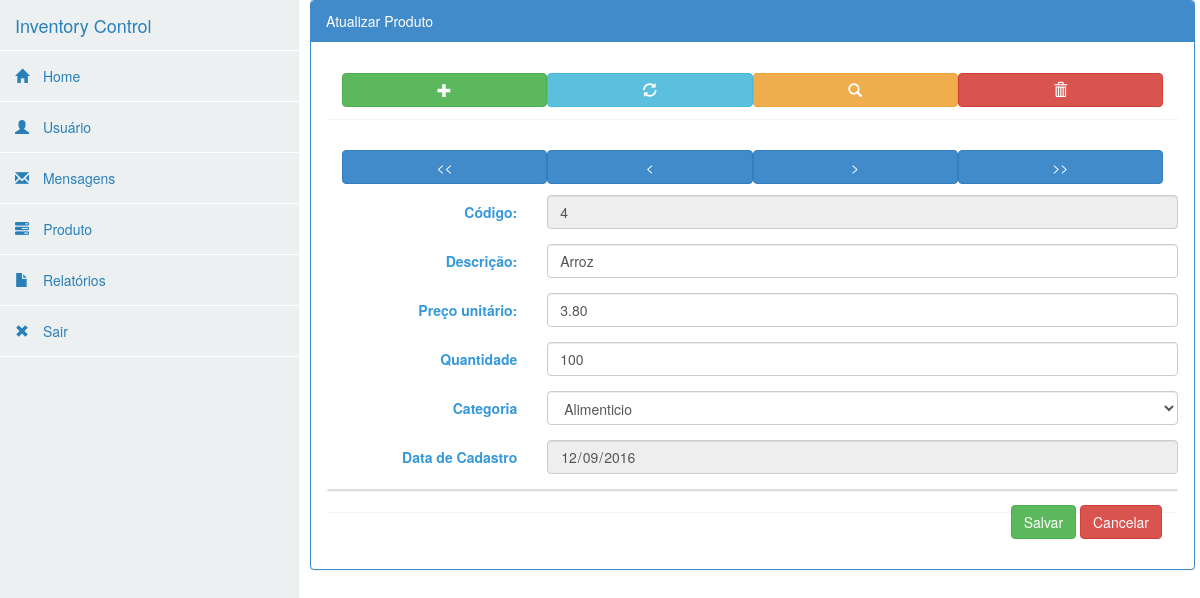
The page /home.php?acao=atualizar&op=produto&op2=primeiro (signed in) on the database its author committed.
### tables this page shows
CREATE TABLE IF NOT EXISTS `produtos` (
  `id_Produto` int(11) NOT NULL AUTO_INCREMENT,
  `nome_Produto` varchar(250) NOT NULL,
  `preco_Unitario` decimal(10,2) NOT NULL,
  `quantidade_Produto` int(11) NOT NULL,
  `data_Cadastro` date NOT NULL,
  `categoria` int(11) NOT NULL,
  PRIMARY KEY (`id_Produto`),
  KEY `categoria` (`categoria`),
  KEY `categoria_2` (`categoria`),
  KEY `categoria_3` (`categoria`)
);

CREATE TABLE IF NOT EXISTS `categorias` (
  `id_Categoria` int(11) NOT NULL AUTO_INCREMENT,
  `nome_Categoria` varchar(255) DEFAULT NULL,
  PRIMARY KEY (`id_Categoria`),
  KEY `id_Categoria` (`id_Categoria`)
);

### php/codigos/Produtos.php (called while the page is built, shortened)
<?php
class Produtos extends Crud {
    protected $table = 'produtos';
    public function findFist() {
        $sql = "SELECT * FROM $this->table order by id_Produto asc limit 1";
        $stmt = DB::prepare($sql);
        $stmt->execute();
        return $stmt->fetchAll();
    }
}

### php/codigos/DB.php (called while the page is built, shortened)
<?php
class DB{
    private static $instance;
    public static function getInstance(){
        if(!isset(self::$instance)){
            try {
                self::$instance = new PDO('mysql:host=' .DB_HOST. ';dbname=' . DB_NAME, DB_USER, DB_PASS);
                self::$instance->setAttribute(PDO::ATTR_ERRMODE, PDO::ERRMODE_EXCEPTION);
                self::$instance->setAttribute(PDO::ATTR_DEFAULT_FETCH_MODE, PDO::FETCH_OBJ);
            } catch (PDOException $e) {
                echo $e->getMessage();
            }
        }
        return self::$instance;
    }
    public static function prepare($sql){
        return self::getInstance()->prepare($sql);
    }
}

### php/codigos/Categorias.php (called while the page is built, shortened)
<?php
class Categorias extends Crud{
    protected $table = 'categorias';
    public function findId($id){
        $sql  = "SELECT * FROM $this->table WHERE id_Categoria = :id";
        $stmt = DB::prepare($sql);
        $stmt->bindParam(':id', $id, PDO::PARAM_INT);
        $stmt-> execute();
        return $stmt->fetch();
    }
}

### view/produto/atualizar.php (shortened to what this page needs)
    <div class="panel">
            <div class="panel-heading"><?php include_once("view/navegacao.php") ?></div>
    </div>
    <form class="form-horizontal" id="add-contato" name="add_frm" action="php/codigos/Atualizar.php" method="post" enctype="multipart/form-data">
          <div class="form-group afastamento-prod">
            <label for="txtCodigo" class="col-sm-3 control-label">Código: </label>
            <div class="col-sm-9">
              <input type="text" class="form-control" id="txtCodigo" placeholder="Código" id="codigo" class="form-control" name="" value="<?php echo $value->id_Produto; ?>" disabled>
            </div>
          </div>
          <div class="form-group afastamento-prod">
            <label for="txtDescricao" class="col-sm-3 control-label">Descrição: </label>
            <div class="col-sm-9">
              <input type="text" class="form-control" id="txtCodigo" placeholder="Descrição" id="descricao" class="form-control" name="txt_descricao" value="<?php echo $value->nome_Produto; ?>" required>
            </div>
          </div>
          <div class="form-group afastamento-prod">
            <label for="txtPreco" class="col-sm-3 control-label">Preço unitário: </label>
            <div class="col-sm-9">
              <input type="double" class="form-control" id="txtCodigo" placeholder="Preço unitário" id="preco" class="form-control" name="txt_preco" value="<?php echo $value->preco_Unitario; ?>" required>
            </div>
          </div>
          <div class="form-group afastamento-prod">
            <label for="quantidade" class="col-sm-3 control-label">Quantidade </label>
            <div class="col-sm-9">
              <input type="number" class="form-control" id="txtCodigo" placeholder="Quantidade" id="quantidade" class="form-control" name="txt_quantidade" value="<?php echo $value->quantidade_Produto; ?>" required>
            </div>
          </div>
          <div class="form-group afastamento-prod">
            <label for="categoria" class="col-sm-3 control-label">Categoria </label>
            <div class="col-sm-9">
                <select id="categoria" class="form-control" name="slc_categoria" required>
                     <?php
                    require_once 'php/codigos/Categorias.php';
                    $categoria = new Categorias();
                    $resultadoC = $categoria->findId($value->categoria);
                    ?>
                    <option value='<?php echo $resultadoC->id_Categoria; ?>'><?php echo $resultadoC->nome_Categoria; ?></option>
                </select>
            </div>
          </div>
          <div class="form-group afastamento-prod">
            <label for="data" class="col-sm-3 control-label">Data de Cadastro </label>
            <div class="col-sm-9">
                <input type="date" class="form-control" id="txtCodigo" placeholder="Preço unitário" id="data" class="form-control" name="" value="<?php echo $value->data_Cadastro; ?>" disabled>
            </div>
          </div>
          <div class="panel panel-default">
            <div class="posicionamento-btn">
              <div class="panel-body">
                <?php include_once("view/botoes-form.php");?>
              </div>
            </div>
          </div>
    </form>
</div>
</div>

### css/estilo-produto.css (style rules this page uses)
.posicionamento-btn { float: right; }

### css/estilo-relatorio.css (style rules this page uses)
#add-contato { color: #3498db; }

### rows shown on the page
produtos: id_Produto "4", txt_descricao "Arroz", txt_preco "3.80", txt_quantidade "100", data_Cadastro "12/09/2016"
categorias: slc_categoria "Alimenticio"

### other values the page prints
$titulo "Atualizar Produto"
$botao1 "Salvar"
$botao2 "Cancelar"
